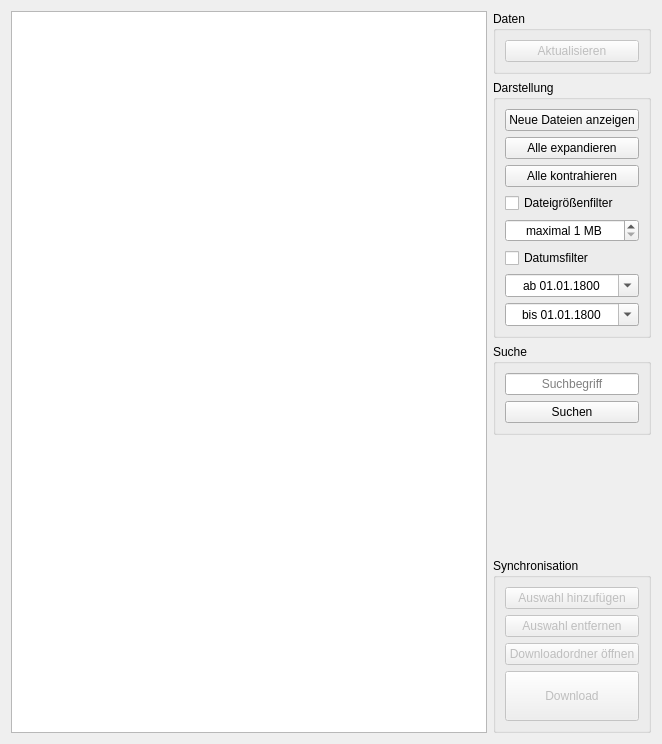
<?xml version="1.0" encoding="UTF-8"?>
<ui version="4.0">
 <class>Browser</class>
 <widget class="QWidget" name="Browser">
  <property name="geometry">
   <rect>
    <x>0</x>
    <y>0</y>
    <width>662</width>
    <height>744</height>
   </rect>
  </property>
  <property name="windowTitle">
   <string notr="true">Form</string>
  </property>
  <layout class="QGridLayout" name="gridLayout">
   <item row="0" column="0" rowspan="5">
    <widget class="QTreeView" name="dataTreeView">
     <property name="mouseTracking">
      <bool>true</bool>
     </property>
     <property name="contextMenuPolicy">
      <enum>Qt::CustomContextMenu</enum>
     </property>
     <property name="editTriggers">
      <set>QAbstractItemView::NoEditTriggers</set>
     </property>
     <property name="alternatingRowColors">
      <bool>true</bool>
     </property>
     <property name="selectionMode">
      <enum>QAbstractItemView::ExtendedSelection</enum>
     </property>
     <property name="headerHidden">
      <bool>true</bool>
     </property>
    </widget>
   </item>
   <item row="0" column="1">
    <widget class="QGroupBox" name="dataBox">
     <property name="sizePolicy">
      <sizepolicy hsizetype="Preferred" vsizetype="Maximum">
       <horstretch>0</horstretch>
       <verstretch>0</verstretch>
      </sizepolicy>
     </property>
     <property name="title">
      <string>Daten</string>
     </property>
     <layout class="QVBoxLayout" name="verticalLayout_4">
      <item>
       <widget class="QPushButton" name="refreshPushButton">
        <property name="enabled">
         <bool>false</bool>
        </property>
        <property name="text">
         <string>Aktualisieren</string>
        </property>
        <property name="icon">
         <iconset>
          <normaloff>:/icons/refresh.png</normaloff>:/icons/refresh.png</iconset>
        </property>
       </widget>
      </item>
     </layout>
    </widget>
   </item>
   <item row="1" column="1">
    <widget class="QGroupBox" name="viewBox">
     <property name="sizePolicy">
      <sizepolicy hsizetype="Preferred" vsizetype="Maximum">
       <horstretch>0</horstretch>
       <verstretch>0</verstretch>
      </sizepolicy>
     </property>
     <property name="title">
      <string>Darstellung</string>
     </property>
     <layout class="QVBoxLayout" name="verticalLayout_5">
      <item>
       <widget class="QPushButton" name="showNewDataPushButton">
        <property name="enabled">
         <bool>true</bool>
        </property>
        <property name="text">
         <string>Neue Dateien anzeigen</string>
        </property>
       </widget>
      </item>
      <item>
       <widget class="QPushButton" name="expandPushButton">
        <property name="enabled">
         <bool>true</bool>
        </property>
        <property name="text">
         <string>Alle expandieren</string>
        </property>
       </widget>
      </item>
      <item>
       <widget class="QPushButton" name="contractPushButton">
        <property name="enabled">
         <bool>true</bool>
        </property>
        <property name="text">
         <string>Alle kontrahieren</string>
        </property>
       </widget>
      </item>
      <item>
       <widget class="QCheckBox" name="sizeLimitCheckBox">
        <property name="enabled">
         <bool>true</bool>
        </property>
        <property name="text">
         <string>Dateigrößenfilter</string>
        </property>
       </widget>
      </item>
      <item>
       <widget class="QSpinBox" name="sizeLimitSpinBox">
        <property name="enabled">
         <bool>true</bool>
        </property>
        <property name="alignment">
         <set>Qt::AlignCenter</set>
        </property>
        <property name="accelerated">
         <bool>true</bool>
        </property>
        <property name="suffix">
         <string> MB</string>
        </property>
        <property name="prefix">
         <string>maximal </string>
        </property>
        <property name="minimum">
         <number>1</number>
        </property>
        <property name="maximum">
         <number>10000</number>
        </property>
        <property name="value">
         <number>1</number>
        </property>
       </widget>
      </item>
      <item>
       <widget class="QCheckBox" name="dateFilterCheckBox">
        <property name="enabled">
         <bool>true</bool>
        </property>
        <property name="text">
         <string>Datumsfilter</string>
        </property>
       </widget>
      </item>
      <item>
       <widget class="QDateEdit" name="minDateEdit">
        <property name="enabled">
         <bool>true</bool>
        </property>
        <property name="alignment">
         <set>Qt::AlignCenter</set>
        </property>
        <property name="displayFormat">
         <string>'ab' dd.MM.yyyy</string>
        </property>
        <property name="calendarPopup">
         <bool>true</bool>
        </property>
        <property name="date">
         <date>
          <year>1800</year>
          <month>1</month>
          <day>1</day>
         </date>
        </property>
       </widget>
      </item>
      <item>
       <widget class="QDateEdit" name="maxDateEdit">
        <property name="enabled">
         <bool>true</bool>
        </property>
        <property name="alignment">
         <set>Qt::AlignCenter</set>
        </property>
        <property name="accelerated">
         <bool>true</bool>
        </property>
        <property name="displayFormat">
         <string>'bis' dd.MM.yyyy</string>
        </property>
        <property name="calendarPopup">
         <bool>true</bool>
        </property>
        <property name="date">
         <date>
          <year>1800</year>
          <month>1</month>
          <day>1</day>
         </date>
        </property>
       </widget>
      </item>
     </layout>
    </widget>
   </item>
   <item row="2" column="1">
    <widget class="QGroupBox" name="searchBox">
     <property name="sizePolicy">
      <sizepolicy hsizetype="Preferred" vsizetype="Maximum">
       <horstretch>0</horstretch>
       <verstretch>0</verstretch>
      </sizepolicy>
     </property>
     <property name="title">
      <string>Suche</string>
     </property>
     <layout class="QVBoxLayout" name="verticalLayout_6">
      <item>
       <widget class="QLineEdit" name="searchLineEdit">
        <property name="enabled">
         <bool>true</bool>
        </property>
        <property name="sizePolicy">
         <sizepolicy hsizetype="Preferred" vsizetype="Fixed">
          <horstretch>0</horstretch>
          <verstretch>0</verstretch>
         </sizepolicy>
        </property>
        <property name="toolTip">
         <string>&lt;html&gt;&lt;head/&gt;&lt;body&gt;&lt;p&gt;Gib hier den Namen (bzw. Teile davon) von Dateien/Ordnern/Veranstaltungen ein, um diese zu suchen. Gefundene Ergebnisse werden selektiert. Das Suchfenster unterstützt auch RegExp.&lt;/p&gt;&lt;/body&gt;&lt;/html&gt;</string>
        </property>
        <property name="alignment">
         <set>Qt::AlignCenter</set>
        </property>
        <property name="placeholderText">
         <string>Suchbegriff</string>
        </property>
       </widget>
      </item>
      <item>
       <widget class="QPushButton" name="searchPushButton">
        <property name="enabled">
         <bool>true</bool>
        </property>
        <property name="text">
         <string>Suchen</string>
        </property>
        <property name="icon">
         <iconset>
          <normaloff>:/icons/magnifier.png</normaloff>:/icons/magnifier.png</iconset>
        </property>
       </widget>
      </item>
     </layout>
    </widget>
   </item>
   <item row="3" column="1">
    <spacer name="verticalSpacer">
     <property name="orientation">
      <enum>Qt::Vertical</enum>
     </property>
     <property name="sizeType">
      <enum>QSizePolicy::MinimumExpanding</enum>
     </property>
     <property name="sizeHint" stdset="0">
      <size>
       <width>20</width>
       <height>10</height>
      </size>
     </property>
    </spacer>
   </item>
   <item row="4" column="1">
    <widget class="QGroupBox" name="synchronisationBox">
     <property name="sizePolicy">
      <sizepolicy hsizetype="Preferred" vsizetype="Maximum">
       <horstretch>0</horstretch>
       <verstretch>0</verstretch>
      </sizepolicy>
     </property>
     <property name="title">
      <string>Synchronisation</string>
     </property>
     <layout class="QVBoxLayout" name="verticalLayout_3">
      <item>
       <widget class="QPushButton" name="addSelectionPushButton">
        <property name="enabled">
         <bool>false</bool>
        </property>
        <property name="text">
         <string>Auswahl hinzufügen</string>
        </property>
       </widget>
      </item>
      <item>
       <widget class="QPushButton" name="removeSelectionPushButton">
        <property name="enabled">
         <bool>false</bool>
        </property>
        <property name="text">
         <string>Auswahl entfernen</string>
        </property>
       </widget>
      </item>
      <item>
       <widget class="QPushButton" name="openDownloadfolderPushButton">
        <property name="enabled">
         <bool>false</bool>
        </property>
        <property name="text">
         <string>Downloadordner öffnen</string>
        </property>
       </widget>
      </item>
      <item>
       <widget class="QPushButton" name="syncPushButton">
        <property name="enabled">
         <bool>false</bool>
        </property>
        <property name="minimumSize">
         <size>
          <width>0</width>
          <height>50</height>
         </size>
        </property>
        <property name="text">
         <string>Download</string>
        </property>
        <property name="icon">
         <iconset>
          <normaloff>:/icons/download.png</normaloff>:/icons/download.png</iconset>
        </property>
        <property name="default">
         <bool>true</bool>
        </property>
       </widget>
      </item>
     </layout>
    </widget>
   </item>
  </layout>
 </widget>
 <resources/>
 <connections/>
</ui>
